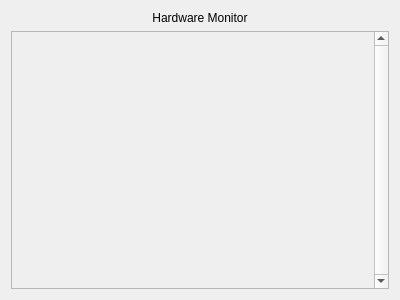
<?xml version="1.0" encoding="UTF-8"?>
<ui version="4.0">
 <class>HardwareMonitor</class>
 <widget class="QWidget" name="HardwareMonitor">
  <property name="geometry">
   <rect>
    <x>0</x>
    <y>0</y>
    <width>400</width>
    <height>300</height>
   </rect>
  </property>
  <property name="windowTitle">
   <string>Form</string>
  </property>
  <layout class="QVBoxLayout" name="verticalLayout">
   <item>
    <widget class="QLabel" name="label">
     <property name="text">
      <string>Hardware Monitor</string>
     </property>
     <property name="alignment">
      <set>Qt::AlignHCenter|Qt::AlignTop</set>
     </property>
    </widget>
   </item>
   <item>
    <widget class="QScrollArea" name="scrollArea">
     <property name="verticalScrollBarPolicy">
      <enum>Qt::ScrollBarAlwaysOn</enum>
     </property>
     <property name="sizeAdjustPolicy">
      <enum>QAbstractScrollArea::AdjustToContents</enum>
     </property>
     <property name="widgetResizable">
      <bool>true</bool>
     </property>
     <widget class="QWidget" name="scrollAreaWidget">
      <property name="sizePolicy">
       <sizepolicy hsizetype="Preferred" vsizetype="Fixed">
        <horstretch>0</horstretch>
        <verstretch>0</verstretch>
       </sizepolicy>
      </property>
     </widget>
    </widget>
   </item>
  </layout>
 </widget>
 <resources/>
 <connections/>
</ui>
